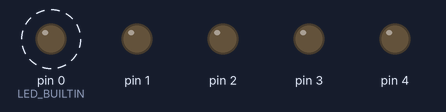
The sketch below on a simulated Arduino Uno, built with avr-gcc and run on an emulated ATmega328P. On the bench: output pins drawn as LEDs (lit = HIGH). Dashed ring = blinking.

Above: at 0.19 s.
Timing chart, 0 to 3.0 s (numbered marks = the images above):
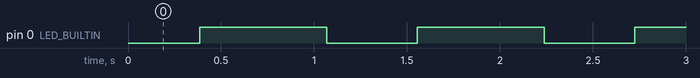

Measured:
- by itself, pin 0 (LED_BUILTIN): alternates HIGH for 0.68 s and LOW for 0.49 s

The sketch:

Blink.ino
```cpp
#define LED_BUILTIN 0

void setup() {
    // Настраиваем низкое энергопотребление (Reset ножку не трогаем)
    for(char i = 0; i <= 4; i++){
        pinMode(i, OUTPUT);
    }

    pinMode(LED_BUILTIN, OUTPUT);
}

void loop() {
    const int delayValue = (int)(1.0f/255.0f*1000.0);
    for(int i = 0; i < 255; i++){
        analogWrite(LED_BUILTIN, i);
        delay(delayValue);
    }
    digitalWrite(LED_BUILTIN, HIGH);
    delay(300);
    digitalWrite(LED_BUILTIN, LOW);
    delay(100);
}
```
